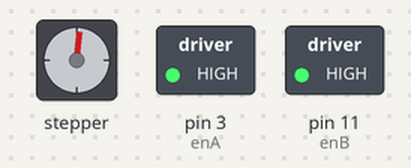
The sketch below on a simulated Arduino Uno, built with avr-gcc and run on an emulated ATmega328P. Shown: stepper motor, switched loads named in the sketch (green lamp = pin HIGH). Stepper angles assume 200 steps per turn.

Above: at 0.05 s.
At 2.5 s:
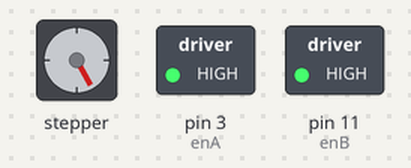
At 5.0 s:
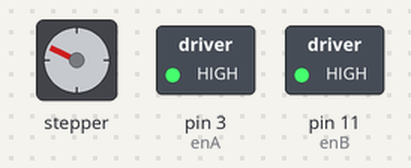
At 12.05 s:
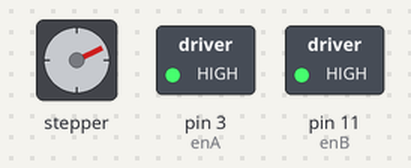
Timing chart, 0 to 18.3 s (numbered marks = the images above):
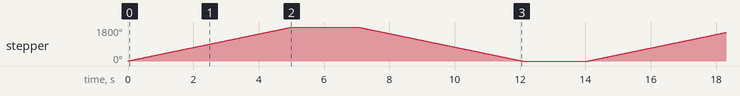

Measured:
- by itself, stepper: turns 1800° clockwise in 5.0 s, then 1800° counter-clockwise in 5.0 s, repeating every 14.1 s

The sketch:

Code_for_R3_Motor_Shield.ino
```cpp
/*
 Stepper Motor Control with Arduino Motor Control Shield V3.0.

 This program drives a bipolar stepper motor. The motor is controlled
 by Arduino pins 10, 11, 12, 13.

 The motor should do five revolutions into one and five into another direction.

 Using this sketch for longer is not recommended because it will keep the motor under current
 and can cause it to become quite hot.

 */

#include <Stepper.h>

int enA  = 3;  // Enable pin 1 on Motor Control Shield
int enB  = 11;  // Enable pin 2 on Motor Control Shield
int dirA = 12;  // Direction pin dirA on Motor Control Shield
int dirB = 13;  // Direction pin dirB on Motor Control Shield


const int stepsPerRevolution = 200;  // Change this to fit the number of steps per revolution
                                     // for your motor

// Initialize the stepper library on pins 12 and 13:
Stepper myStepper(stepsPerRevolution, dirA, dirB);


void setup() {
  // set the speed at 40 rpm - 40 seems to be upper limit without 12V power supply, 230-235 with 12 V
  myStepper.setSpeed(60);

  // Enable power to the motor
  pinMode(enA, OUTPUT);
  digitalWrite (enA, HIGH);

  pinMode(enB, OUTPUT);
  digitalWrite (enB, HIGH);
}

void loop() {
  // Step five revolutions into one direction:
  myStepper.step(stepsPerRevolution*5);
  delay(2000);

  // Step five revolutions in the other direction:
  myStepper.step(-stepsPerRevolution*5);
  delay(2000);
}
```
